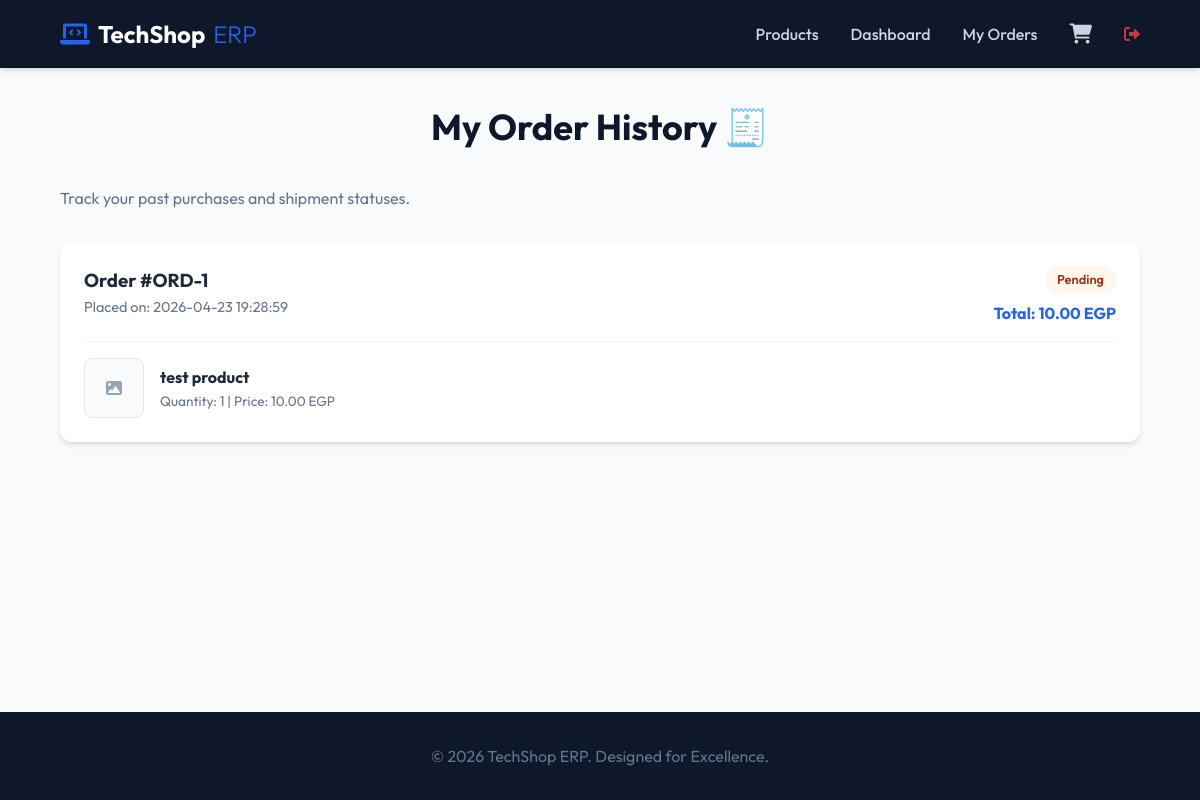
/order-history (signed in), run on the app's committed database.
### tables this page shows
CREATE TABLE order_items (
  id INTEGER PRIMARY KEY AUTOINCREMENT,
  order_id INTEGER NOT NULL,
  product_id INTEGER NOT NULL,
  quantity INTEGER DEFAULT 1,
  price REAL NOT NULL,
  FOREIGN KEY (order_id) REFERENCES orders(id),
  FOREIGN KEY (product_id) REFERENCES products(id)
);

CREATE TABLE orders (
  id INTEGER PRIMARY KEY AUTOINCREMENT,
  user_id INTEGER NOT NULL,
  total_price REAL NOT NULL,
  created_at TEXT NOT NULL,
  address TEXT NOT NULL,
  status TEXT DEFAULT 'Pending',
  FOREIGN KEY (user_id) REFERENCES users(id)
);

CREATE TABLE products (
  id INTEGER PRIMARY KEY AUTOINCREMENT,
  name TEXT NOT NULL,
  category TEXT,
  price REAL NOT NULL,
  quantity INTEGER DEFAULT 0,
  image TEXT,
  description TEXT
);

### sales.py (the view)
@sales_bp.route("/order-history")
def order_history():
    if "user" not in session or session.get("role") == "admin":
        return redirect(url_for("web_login"))
    user_id = session.get("user_id")
    db = get_db()
    orders_data = db.execute("""
        SELECT o.id as order_id, o.total_price, o.created_at, o.status,
               oi.quantity as item_qty, oi.price as item_price,
               p.name as product_name, p.image as product_image
        FROM orders o
        JOIN order_items oi ON o.id = oi.order_id
        JOIN products p ON oi.product_id = p.id
        WHERE o.user_id = ?
        ORDER BY o.created_at DESC
    """, (user_id,)).fetchall()
    history = {}
    for row in orders_data:
        oid = row['order_id']
        if oid not in history:
            history[oid] = {
                'id': oid,
                'total': row['total_price'],
                'date': row['created_at'],
                'status': row['status'],
                'order_items': []
            }
        history[oid]['order_items'].append({
            'name': row['product_name'],
            'image': row['product_image'],
            'qty': row['item_qty'],
            'price': row['item_price']
        })
    return render_template("order_history.html", orders=list(history.values()))

### app.py (called while the page is built)
@app.context_processor
def inject_globals():
    cart_count = len(session.get("cart", []))
    return dict(cart_count=cart_count)

### sales.py (called while the page is built)
def get_db():
    if 'db' not in g:
        g.db = sqlite3.connect("database.db", timeout=20)
        g.db.row_factory = sqlite3.Row
        g.db.execute("PRAGMA foreign_keys = ON")
    return g.db

### templates/order_history.html (shortened to what this page needs)
{% extends "base.html" %}
{% block content %}
<div style="margin-bottom: 2rem;">
    <h1>My Order History 🧾</h1>
    <p style="color: var(--text-muted);">Track your past purchases and shipment statuses.</p>
</div>
{% if orders %}
    <div class="history-list" style="display: flex; flex-direction: column; gap: 2rem;">
        {% for order in orders %}
        <div class="card" style="width: 100%; padding: 1.5rem;">
            <div style="display: flex; justify-content: space-between; align-items: flex-start; border-bottom: 1px solid #f1f5f9; padding-bottom: 1rem; margin-bottom: 1rem;">
                <div>
                    <h3 style="margin-bottom: 0.2rem;">Order #ORD-{{ order.id }}</h3>
                    <p style="font-size: 0.9rem; color: var(--text-muted);">Placed on: {{ order.date }}</p>
                </div>
                <div style="text-align: right;">
                    {% set is_pending = order.status == 'Pending' %}
                    {% set status_bg = '#fff7ed' if is_pending else '#e0f2fe' %}
                    {% set status_color = '#9a3412' if is_pending else '#0369a1' %}
                    {% set display_total = "{:,.2f}".format(order.total) %}
                    <span style="display: inline-block; background: {{ status_bg }}; color: {{ status_color }}; padding: 4px 12px; border-radius: 20px; font-size: 0.8rem; font-weight: 600; margin-bottom: 0.5rem;">
                        {{ order.status }}
                    </span>
                    <p style="font-weight: 700; color: var(--primary-color);">Total: {{ display_total }} EGP</p>
                </div>
            </div>
            <div class="order-items-minimal" style="display: flex; flex-direction: column; gap: 1rem;">
                {% for item in order.order_items %}
                <div style="display: flex; align-items: center; gap: 1rem;">
                    <div style="width: 60px; height: 60px; border-radius: 8px; overflow: hidden; background: #f8fafc; border: 1px solid #e2e8f0;">
                        {% if item.image %}
                            <img src="{{ url_for('static', filename=item.image) }}"
                                 style="width: 100%; height: 100%; object-fit: cover;">
                        {% else %}
                            <div style="width: 100%; height: 100%; display: flex; align-items: center; justify-content: center; color: #94a3b8;">
                                <i class="fas fa-image"></i>
                            </div>
                        {% endif %}
                    </div>
                    <div style="flex: 1;">
                        <h4 style="margin-bottom: 0.1rem;">{{ item.name }}</h4>
                        {% set item_price = "{:,.2f}".format(item.price) %}
                        <p style="font-size: 0.85rem; color: var(--text-muted);">Quantity: {{ item.qty }} | Price: {{ item_price }} EGP</p>
                    </div>
                </div>
                {% endfor %}
            </div>
        </div>
        {% endfor %}
    </div>
{% endif %}
{% endblock %}

### templates/base.html (shortened to what this page needs)
<!DOCTYPE html>
<html lang="en">
<head>
    <link rel="stylesheet" href="https://cdnjs.cloudflare.com/ajax/libs/font-awesome/6.0.0/css/all.min.css">
    <link rel="stylesheet" href="{{ url_for('static', filename='css/style.css') }}">
</head>
<body>
    <nav class="navbar">
        <div class="nav-container">
            <a href="/" class="logo">
                <i class="fas fa-laptop-code"></i> TechShop<span>ERP</span>
            </a>
            <div class="nav-links">
                <a href="/products" class="nav-item">Products</a>
                {% if session.get('role') == 'admin' %}
                    <a href="/admin" class="nav-item">Admin Panel</a>
                {% elif session.get('user') %}
                    <a href="/dashboard" class="nav-item">Dashboard</a>
                    <a href="/order-history" class="nav-item">My Orders</a>
                    <a href="/cart" class="nav-item cart-link">
                        <i class="fas fa-shopping-cart"></i>
                    </a>
                {% endif %}
                {% if session.get('user') %}
                    <a href="/logout" class="nav-item logout-btn"><i class="fas fa-sign-out-alt"></i></a>
                {% else %}
                    <a href="/login" class="nav-item login-btn">Login</a>
                {% endif %}
            </div>
        </div>
    </nav>
    <main class="content">
        {% block content %}{% endblock %}
    </main>
    <footer class="footer">
        <p>&copy; 2026 TechShop ERP. Designed for Excellence.</p>
    </footer>
</body>
</html>

### static/css/style.css (style rules this page uses)
:root { --primary-color: #2563eb; --primary-hover: #1d4ed8; --bg-color: #f8fafc; --text-color: #1e293b; --text-muted: #64748b; --card-bg: #ffffff; --nav-bg: #0f172a; --accent-red: #ef4444; --accent-green: #10b981; --border-radius: 12px; --shadow: 0 4px 6px -1px rgb(0 0 0 / 0.1), 0 2px 4px -2px rgb(0 0 0 / 0.1); --shadow-lg: 0 10px 15px -3px rgb(0 0 0 / 0.1), 0 4px 6px -4px rgb(0 0 0 / 0.1); --font-main: 'Outfit', sans-serif; }
* { margin: 0; padding: 0; box-sizing: border-box; }
body { font-family: var(--font-main); background-color: var(--bg-color); color: var(--text-color); line-height: 1.5; min-height: 100vh; display: flex; flex-direction: column; }
.navbar { background-color: var(--nav-bg); color: white; padding: 1rem 0; position: sticky; top: 0; z-index: 1000; box-shadow: var(--shadow); }
.nav-container { width: 90%; max-width: 1200px; margin: 0 auto; display: flex; justify-content: space-between; align-items: center; }
.logo { font-size: 1.5rem; font-weight: 700; text-decoration: none; color: white; display: flex; align-items: center; gap: 0.5rem; }
.logo i { color: var(--primary-color); }
.logo span { color: var(--primary-color); font-weight: 300; }
.nav-links { display: flex; align-items: center; gap: 2rem; }
.nav-item { text-decoration: none; color: #cbd5e1; font-weight: 500; transition: color 0.3s; position: relative; }
.cart-link { position: relative; font-size: 1.25rem; }
.logout-btn { color: var(--accent-red); opacity: 0.8; }
.content { flex: 1; width: 90%; max-width: 1200px; margin: 2rem auto; }
h1 { font-size: 2.25rem; font-weight: 700; margin-bottom: 2rem; color: var(--nav-bg); text-align: center; }
.card { background: var(--card-bg); border-radius: var(--border-radius); overflow: hidden; box-shadow: var(--shadow); transition: transform 0.3s, box-shadow 0.3s; display: flex; flex-direction: column; }
.footer { background-color: var(--nav-bg); color: #64748b; text-align: center; padding: 2rem; margin-top: auto; }

### data on the page
order_items: id "1", date "2026-04-23 19:28:59", status "Pending", price "10.00", name "test product", qty "1"
